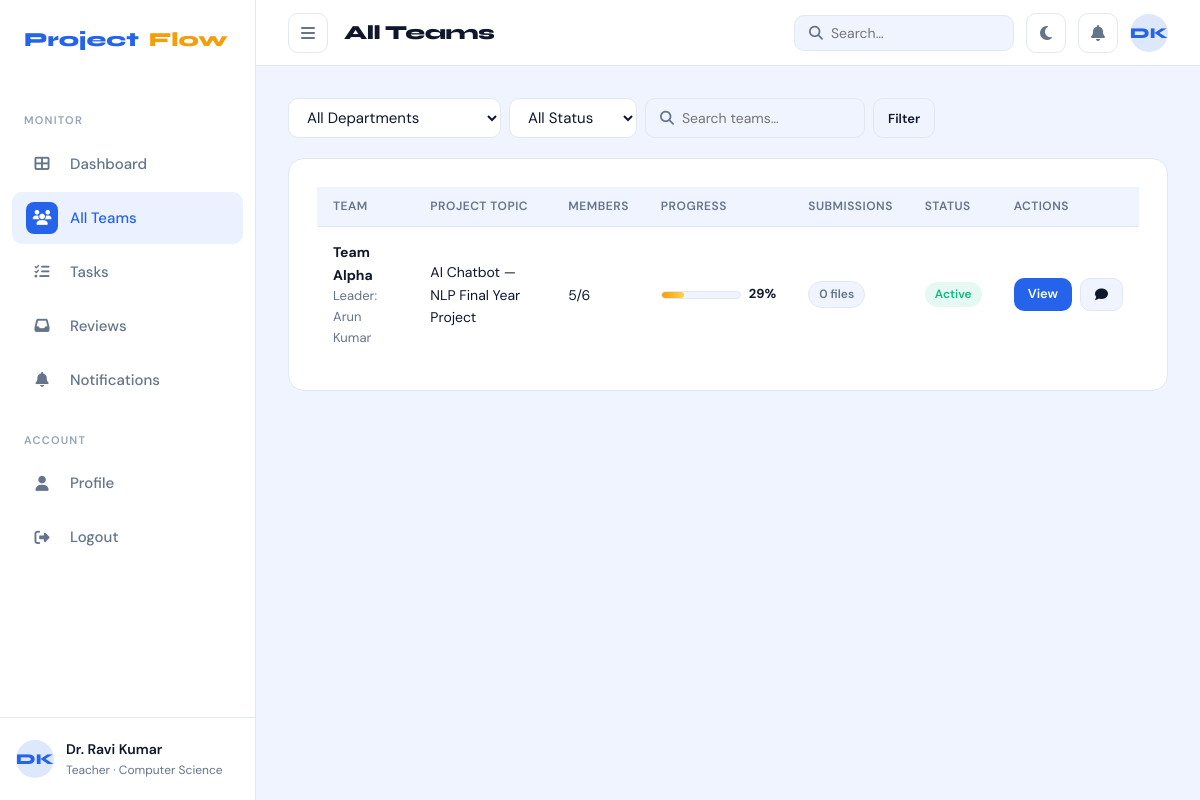
Screenshot of /teams/ (signed in) with the database file from the repository.
### accounts/models.py (models this page shows, shortened)
class User(AbstractUser):
    class Role(models.TextChoices):
        STUDENT = 'student', 'Student'
        TEACHER = 'teacher', 'Teacher'
        ADMIN   = 'admin',   'Admin'
    DEPARTMENT_CHOICES = [
        ('cs',   'Computer Science'),
        ('it',   'Information Technology'),
        ('ece',  'Electronics & Communication'),
        ('mech', 'Mechanical Engineering'),
        ('civil','Civil Engineering'),
        ('other','Other'),
    ]
    role       = models.CharField(max_length=10, choices=Role.choices, default=Role.STUDENT)
    student_id = models.CharField(max_length=20, blank=True, null=True, unique=True)
    department = models.CharField(max_length=10, choices=DEPARTMENT_CHOICES, default='cs')
    bio        = models.TextField(blank=True)
    avatar     = models.ImageField(upload_to='avatars/', blank=True, null=True)
    phone      = models.CharField(max_length=20, blank=True)
    github_url = models.URLField(blank=True)
    class Meta:
        verbose_name = 'User'
        verbose_name_plural = 'Users'
    @property
    def is_student(self):
        return self.role == self.Role.STUDENT
    @property
    def is_teacher(self):
        return self.role == self.Role.TEACHER
    @property
    def initials(self):
        name = self.get_full_name()
        if name:
            parts = name.split()
            return (parts[0][0] + parts[-1][0]).upper() if len(parts) > 1 else parts[0][:2].upper()
        return self.username[:2].upper()

### teams/models.py (models this page shows, shortened)
class Team(models.Model):
    STATUS_CHOICES = [
        ('forming',  'Forming'),
        ('active',   'Active'),
        ('at_risk',  'At Risk'),
        ('completed','Completed'),
        ('inactive', 'Inactive'),
    ]
    DEPARTMENT_CHOICES = [
        ('cs',   'Computer Science'),
        ('it',   'Information Technology'),
        ('ece',  'Electronics & Communication'),
        ('mech', 'Mechanical Engineering'),
        ('civil','Civil Engineering'),
        ('other','Other'),
    ]
    name        = models.CharField(max_length=100, unique=True)
    project_title = models.CharField(max_length=200)
    description = models.TextField(blank=True)
    department  = models.CharField(max_length=10, choices=DEPARTMENT_CHOICES, default='cs')
    teacher     = models.ForeignKey(
        settings.AUTH_USER_MODEL,
        on_delete=models.SET_NULL,
        null=True, blank=True,
        related_name='supervised_teams',
        limit_choices_to={'role': 'teacher'}
    )
    leader      = models.ForeignKey(
        settings.AUTH_USER_MODEL,
        on_delete=models.SET_NULL,
        null=True, blank=True,
        related_name='led_teams',
        limit_choices_to={'role': 'student'}
    )
    status       = models.CharField(max_length=12, choices=STATUS_CHOICES, default='forming')
    github_url   = models.URLField(blank=True)
    max_members  = models.PositiveSmallIntegerField(default=6)
    created_at   = models.DateTimeField(auto_now_add=True)
    updated_at   = models.DateTimeField(auto_now=True)
    class Meta:
        ordering = ['-created_at']
    @property
    def member_count(self):
        return self.memberships.filter(is_active=True).count()
    @property
    def progress_percent(self):
        tasks = self.tasks.all()
        total = tasks.count()
        if total == 0:
            return 0
        done = tasks.filter(status='completed').count()
        return round((done / total) * 100)

### teams/views.py (the view)
# urls.py: path('',                      views.team_list_view,    name='list'),
@login_required
def team_list_view(request):
    user = request.user
    search = request.GET.get('q', '')
    dept   = request.GET.get('dept', '')
    status = request.GET.get('status', '')
    teams = Team.objects.prefetch_related('memberships__student').select_related('leader', 'teacher')
    if search:
        teams = teams.filter(Q(name__icontains=search) | Q(project_title__icontains=search))
    if dept:
        teams = teams.filter(department=dept)
    if status:
        teams = teams.filter(status=status)
    if user.is_student:
        my_team     = user.current_team
        other_teams = teams.exclude(id=my_team.id) if my_team else teams
        return render(request, 'teams/student_teams.html', {
            'my_team': my_team,
            'other_teams': other_teams,
            'search': search,
            'active_nav': 'teams',
        })
    else:
        return render(request, 'teams/teacher_teams.html', {
            'teams': teams,
            'search': search,
            'dept': dept,
            'status': status,
            'active_nav': 'teams',
        })

### templates/teams/teacher_teams.html (shortened to what this page needs)
{% extends 'base_app.html' %}
{% block page_title %}All Teams{% endblock %}
{% block content %}
<div class="flex-between mb-20">
  <form class="flex gap-8" method="get" style="flex-wrap:wrap">
    <select name="dept" class="form-control" style="width:auto;padding:8px 14px" onchange="this.form.submit()">
      <option value="">All Departments</option>
    </select>
    <select name="status" class="form-control" style="width:auto;padding:8px 14px" onchange="this.form.submit()">
      <option value="">All Status</option>
    </select>
    <div class="search-box" style="border:1.5px solid var(--border)">
      <i class="fa fa-search"></i>
      <input name="q" placeholder="Search teams…" value="{{ search }}"
             style="border:none;background:transparent;outline:none;font-family:var(--font-body);font-size:14px;color:var(--text)">
    </div>
    <button type="submit" class="btn btn-secondary btn-sm">Filter</button>
  </form>
</div>
<div class="card">
  <div class="table-wrap">
    <table>
      <thead>
        <tr>
          <th>Team</th><th>Project Topic</th><th>Members</th>
          <th>Progress</th><th>Submissions</th><th>Status</th><th>Actions</th>
        </tr>
      </thead>
      <tbody>
        {% for team in teams %}
        <tr>
          <td>
            <div class="font-bold">{{ team.name }}</div>
            <div class="text-sm text-muted">Leader: {{ team.leader.get_full_name|default:"—" }}</div>
          </td>
          <td>{{ team.project_title }}</td>
          <td>{{ team.member_count }}/{{ team.max_members }}</td>
          <td>
            <div style="display:flex;align-items:center;gap:8px">
              <div class="progress-track" style="width:80px;flex-shrink:0">
                <div class="progress-fill {% if team.progress_percent >= 75 %}green{% elif team.progress_percent < 40 %}amber{% endif %}"
                     style="width:{{ team.progress_percent }}%"></div>
              </div>
              <span class="text-sm font-bold">{{ team.progress_percent }}%</span>
            </div>
          </td>
          <td>
            {% with pending=team.submissions.filter %}
            <span class="badge badge-{% if team.submissions.count == 0 %}gray{% else %}blue{% endif %}">
              {{ team.submissions.count }} file{{ team.submissions.count|pluralize }}
            </span>
            {% endwith %}
          </td>
          <td>
            <span class="badge badge-{% if team.status == 'active' %}green{% elif team.status == 'at_risk' %}red{% elif team.status == 'completed' %}blue{% else %}gray{% endif %}">
              {{ team.get_status_display }}
            </span>
          </td>
          <td>
            <div class="flex gap-8">
              <a href="{% url 'teams:detail' team.pk %}" class="btn btn-primary btn-sm">View</a>
              <a href="{% url 'teams:feedback' team.pk %}" class="btn btn-secondary btn-sm" title="Give Feedback">
                <i class="fa fa-comment"></i>
              </a>
            </div>
          </td>
        </tr>
        {% endfor %}
      </tbody>
    </table>
  </div>
</div>
{% endblock %}

### templates/base_app.html (shortened to what this page needs)
{% extends 'base.html' %}
{% load static %}
{% block body %}
<div class="app-shell">
  <aside class="sidebar" id="sidebar">
    <a class="sidebar-logo" href="{% url 'dashboard' %}">
      Project<span style="color:var(--accent)">Flow</span>
    </a>
    {% if user.is_student %}
      <div class="sidebar-section-title">Main</div>
      <ul class="sidebar-nav">
        <li><a href="{% url 'student_dashboard' %}" class="{% if active_nav == 'dashboard' %}active{% endif %}">
          <span class="nav-icon"><i class="fa fa-th-large"></i></span>Dashboard</a></li>
        <li><a href="{% url 'teams:list' %}" class="{% if active_nav == 'teams' %}active{% endif %}">
          <span class="nav-icon"><i class="fa fa-users"></i></span>My Team</a></li>
        <li><a href="{% url 'tasks:list' %}" class="{% if active_nav == 'tasks' %}active{% endif %}">
          <span class="nav-icon"><i class="fa fa-tasks"></i></span>Tasks
          {% if tasks_pending > 0 %}<span class="sidebar-badge">{{ tasks_pending }}</span>{% endif %}
        </a></li>
        <li><a href="{% url 'submissions:list' %}" class="{% if active_nav == 'submissions' %}active{% endif %}">
          <span class="nav-icon"><i class="fa fa-upload"></i></span>Submissions</a></li>
        <li><a href="{% url 'notifications:list' %}" class="{% if active_nav == 'notifications' %}active{% endif %}">
          <span class="nav-icon"><i class="fa fa-bell"></i></span>Notifications
          {% if unread_count > 0 %}<span class="sidebar-badge">{{ unread_count }}</span>{% endif %}
        </a></li>
      </ul>
    {% elif user.is_teacher %}
      <div class="sidebar-section-title">Monitor</div>
      <ul class="sidebar-nav">
        <li><a href="{% url 'teacher_dashboard' %}" class="{% if active_nav == 'dashboard' %}active{% endif %}">
          <span class="nav-icon"><i class="fa fa-th-large"></i></span>Dashboard</a></li>
        <li><a href="{% url 'teams:list' %}" class="{% if active_nav == 'teams' %}active{% endif %}">
          <span class="nav-icon"><i class="fa fa-users"></i></span>All Teams</a></li>
        <li><a href="{% url 'tasks:list' %}" class="{% if active_nav == 'tasks' %}active{% endif %}">
          <span class="nav-icon"><i class="fa fa-tasks"></i></span>Tasks</a></li>
        <li><a href="{% url 'submissions:list' %}" class="{% if active_nav == 'submissions' %}active{% endif %}">
          <span class="nav-icon"><i class="fa fa-inbox"></i></span>Reviews
        </a></li>
        <li><a href="{% url 'notifications:list' %}" class="{% if active_nav == 'notifications' %}active{% endif %}">
          <span class="nav-icon"><i class="fa fa-bell"></i></span>Notifications
        </a></li>
      </ul>
    {% endif %}
    <div class="sidebar-section-title">Account</div>
    <ul class="sidebar-nav">
      <li><a href="{% url 'profile:detail' %}" class="{% if active_nav == 'profile' %}active{% endif %}">
        <span class="nav-icon"><i class="fa fa-user"></i></span>Profile</a></li>
      <li><a href="{% url 'accounts:logout' %}">
        <span class="nav-icon"><i class="fa fa-sign-out-alt"></i></span>Logout</a></li>
    </ul>
    <div class="sidebar-user">
      <div class="avatar avatar-blue">{{ user.initials }}</div>
      <div class="sidebar-user-info">
        <div class="sidebar-user-name">{{ user.get_full_name|default:user.username }}</div>
        <div class="sidebar-user-role">{{ user.get_role_display }} · {{ user.get_department_display }}</div>
      </div>
    </div>
  </aside>
  <div class="main-content">
    <header class="topbar">
      <div class="topbar-left">
        <button class="icon-btn" id="sidebar-toggle" onclick="toggleSidebar()">
          <i class="fa fa-bars"></i>
        </button>
        <div class="page-title">{% block page_title %}Dashboard{% endblock %}</div>
      </div>
      <div class="topbar-right">
        <form action="" method="get" class="search-box">
          <i class="fa fa-search"></i>
          <input name="q" placeholder="Search…" value="{{ request.GET.q }}"
                 style="border:none;background:transparent;outline:none;font-family:var(--font-body);font-size:14px;color:var(--text);width:160px">
        </form>
        <button class="icon-btn" onclick="toggleTheme()" title="Toggle dark mode">
          <i class="fa fa-moon" id="theme-icon"></i>
        </button>
        <a href="{% url 'notifications:list' %}" class="icon-btn" style="position:relative">
          <i class="fa fa-bell"></i>
        </a>
        <a href="{% url 'profile:detail' %}" class="avatar avatar-blue" style="text-decoration:none;cursor:pointer">
          {{ user.initials }}
        </a>
      </div>
    </header>
    <div class="content-area">
      {% block content %}{% endblock %}
    </div>
  </div>
</div>
{% endblock %}

### rows the page displays
User: initials "DK", get_full_name "Dr. Ravi Kumar", role "Teacher", department "Computer Science"
Team: name "Team Alpha", leader.get_full_name "Arun Kumar", project_title "AI Chatbot — NLP Final Year Project", member_count "5", max_members "6", progress_percent "29", submissions.count "0", status "Active"
